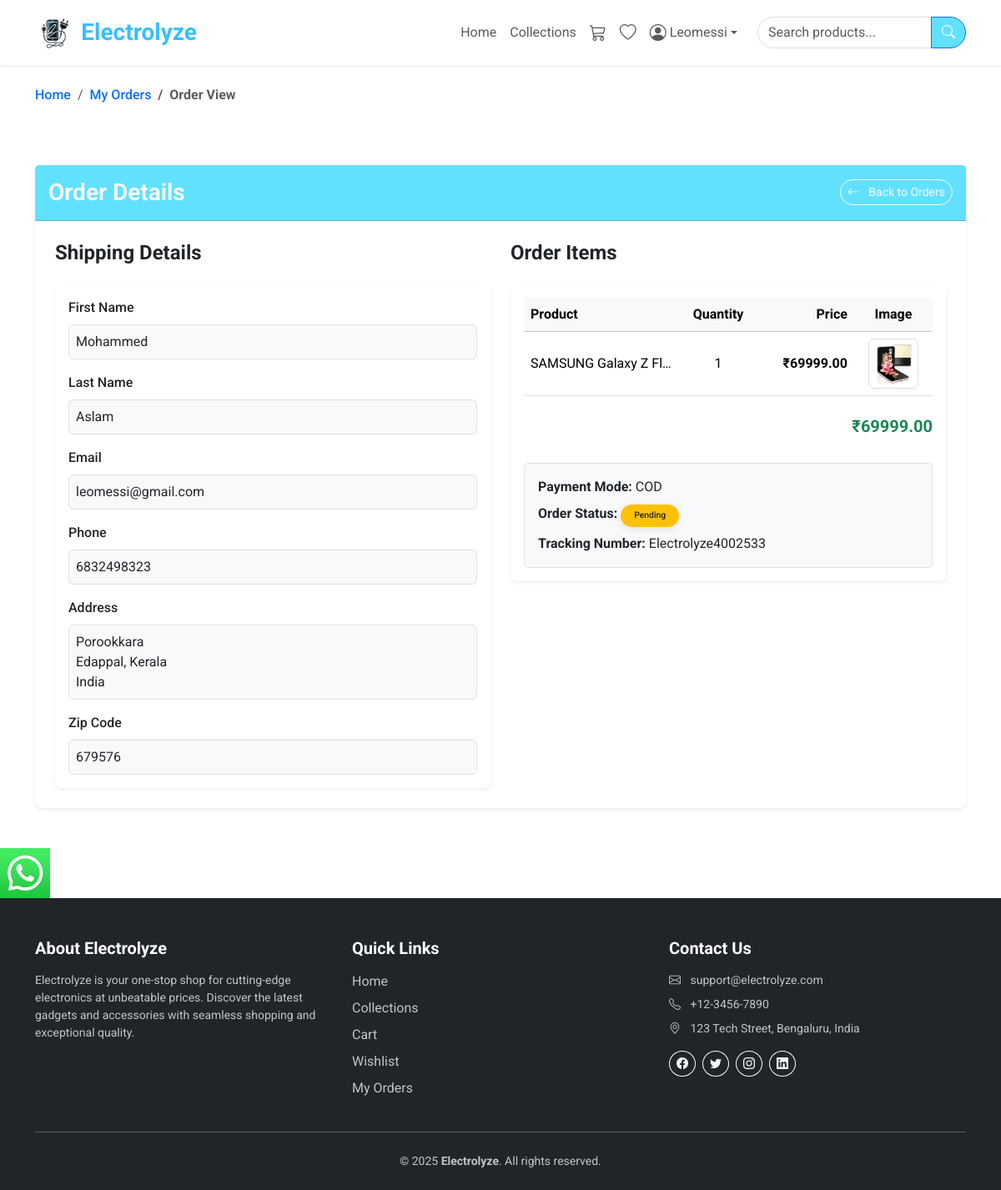
The app's page /store/view-order/Electrolyze4002533/ (signed in) with its own data.
### store/models.py (models this page shows, shortened)
class Order(models.Model):
    user = models.ForeignKey(User, on_delete=models.CASCADE)
    fname = models.CharField(max_length=100)
    lname = models.CharField(max_length=100)
    email = models.CharField(max_length=150)
    phone = models.CharField(max_length=100)
    address = models.TextField()
    city = models.CharField(max_length=100)
    state = models.CharField(max_length=100)
    country = models.CharField(max_length=100)
    pincode = models.CharField(max_length=50)
    total_price = models.FloatField()
    payment_mode = models.CharField(max_length=150)
    payment_id = models.CharField(max_length=100, null=True, blank=True)
    status = models.CharField(max_length=150, choices=ORDER_STATUS_CHOICES, default='Pending')
    message = models.TextField(blank=True, default='')
    tracking_no = models.CharField(max_length=100, null=True)
    created_at = models.DateTimeField(auto_now_add=True)
    updated_at = models.DateTimeField(auto_now=True)

class Orderitem(models.Model):
    order = models.ForeignKey(Order, on_delete=models.CASCADE)
    product = models.ForeignKey(Product, on_delete=models.CASCADE)
    price = models.DecimalField(max_digits=10, decimal_places=2)
    quantity = models.IntegerField()

class Product(models.Model):
    category = models.ForeignKey(Category, on_delete=models.CASCADE)
    slug = models.SlugField()
    name = models.CharField(max_length=100)
    image = models.ImageField(upload_to=get_file_path)
    small_description = models.TextField(max_length=150)
    quantity = models.IntegerField()
    description = models.TextField(max_length=500)
    original_price = models.FloatField()
    selling_price = models.FloatField()
    status = models.BooleanField(default=False, help_text='0=Visible, 1=Hidden')
    trending = models.BooleanField(default=False, help_text='0=Not Trending, 1=Trending')
    tag = models.CharField(max_length=150)
    meta_title = models.CharField(max_length=100)
    meta_keyword = models.CharField(max_length=100)
    meta_description = models.TextField(max_length=500)
    created_at = models.DateTimeField(auto_now_add=True)

### store/controller/order.py (the view)
# urls.py: path('view-order/<str:t_no>/', order.view_order, name='orderview'),
@login_required(login_url='store:loginpage')
def view_order(request, t_no):
    order = get_object_or_404(Order, tracking_no=t_no, user=request.user)
    order_items = Orderitem.objects.filter(order=order)
    return render(request, "store/orderitem.html", {'order': order, 'orderitem': order_items})

### templates/store/orderitem.html
{% extends 'store/layouts/main.html' %}
{% block content %}
<section class="py-4">
  <div class="container">
    <nav aria-label="breadcrumb">
      <ol class="breadcrumb mb-0">
        <li class="breadcrumb-item">
          <a href="{% url 'store:home' %}" class="text-decoration-none text-primary fw-medium">Home</a>
        </li>
        <li class="breadcrumb-item">
          <a href="{% url 'store:order' %}" class="text-decoration-none text-primary fw-medium">My Orders</a>
        </li>
        <li class="breadcrumb-item active fw-bold" aria-current="page">Order View</li>
      </ol>
    </nav>
  </div>
</section>
<section class="py-5">
  <div class="container">
    <div class="card border-0 shadow-sm rounded-3">
      <div class="card-header customclr text-white p-3 d-flex justify-content-between align-items-center">
        <h3 class="mb-0 fw-semibold">Order Details</h3>
        <a href="{% url 'store:order' %}" class="btn btn-outline-light btn-sm rounded-pill">
          <i class="bi bi-arrow-left me-2"></i> Back to Orders
        </a>
      </div>
      <div class="card-body p-4">
        <div class="row g-4">
          <div class="col-lg-6">
            <h4 class="mb-4 fw-bold">Shipping Details</h4>
            <div class="card border-0 shadow-sm rounded-3">
              <div class="card-body">
                <div class="mb-3">
                  <label class="form-label fw-medium">First Name</label>
                  <div class="border rounded p-2 bg-light">{{ order.fname }}</div>
                </div>
                <div class="mb-3">
                  <label class="form-label fw-medium">Last Name</label>
                  <div class="border rounded p-2 bg-light">{{ order.lname }}</div>
                </div>
                <div class="mb-3">
                  <label class="form-label fw-medium">Email</label>
                  <div class="border rounded p-2 bg-light">{{ order.email }}</div>
                </div>
                <div class="mb-3">
                  <label class="form-label fw-medium">Phone</label>
                  <div class="border rounded p-2 bg-light">{{ order.phone }}</div>
                </div>
                <div class="mb-3">
                  <label class="form-label fw-medium">Address</label>
                  <div class="border rounded p-2 bg-light">
                    {{ order.address }}<br>
                    {{ order.city }}, {{ order.state }}<br>
                    {{ order.country }}
                  </div>
                </div>
                <div class="mb-0">
                  <label class="form-label fw-medium">Zip Code</label>
                  <div class="border rounded p-2 bg-light">{{ order.pincode }}</div>
                </div>
              </div>
            </div>
          </div>
          <div class="col-lg-6">
            <h4 class="mb-4 fw-bold">Order Items</h4>
            <div class="card border-0 shadow-sm rounded-3">
              <div class="card-body">
                <div class="table-responsive">
                  <table class="table align-middle mb-4">
                    <thead class="table-light">
                      <tr>
                        <th scope="col">Product</th>
                        <th scope="col" class="text-center">Quantity</th>
                        <th scope="col" class="text-end">Price</th>
                        <th scope="col" class="text-center">Image</th>
                      </tr>
                    </thead>
                    <tbody>
                      {% for item in orderitem %}
                        <tr>
                          <td class="text-truncate" style="max-width: 150px;">{{ item.product.name }}</td>
                          <td class="text-center">{{ item.quantity }}</td>
                          <td class="text-end fw-bold">₹{{ item.price|floatformat:2 }}</td>
                          <td class="text-center">
                            <img src="{{ item.product.image.url }}"
                                 alt="{{ item.product.name }}"
                                 class="img-thumbnail rounded"
                                 style="max-width: 60px; height: 60px; object-fit: cover;">
                          </td>
                        </tr>
                      {% endfor %}
                    </tbody>
                  </table>
                </div>
                <div class="d-flex justify-content-between align-items-center mb-4">
                  <h5 class="fw-bold">Grand Total:</h5>
                  <h5 class="fw-bold text-success">₹{{ order.total_price|floatformat:2 }}</h5>
                </div>
                <div class="border rounded p-3 bg-light">
                  <p class="mb-2"><strong>Payment Mode:</strong> {{ order.payment_mode }}</p>
                  <p class="mb-2"><strong>Order Status:</strong>
                    {% if order.status == 'Pending' %}
                      <span class="badge bg-warning text-dark rounded-pill px-3 py-2 fw-medium">{{ order.status }}</span>
                    {% elif order.status == 'Completed' %}
                      <span class="badge bg-success rounded-pill px-3 py-2 fw-medium">{{ order.status }}</span>
                    {% elif order.status == 'Cancelled' %}
                      <span class="badge bg-danger rounded-pill px-3 py-2 fw-medium">{{ order.status }}</span>
                    {% else %}
                      <span class="badge bg-secondary rounded-pill px-3 py-2 fw-medium">{{ order.status }}</span>
                    {% endif %}
                  </p>
                  <p class="mb-0"><strong>Tracking Number:</strong> {{ order.tracking_no }}</p>
                </div>
              </div>
            </div>
          </div>
        </div>
      </div>
    </div>
  </div>
</section>
{% endblock %}

### templates/store/inc/navbar.html (shortened to what this page needs)
{% load static %}
<nav class="navbar navbar-expand-lg navbar-light bg-white shadow-sm py-3">
  <div class="container">
    <a class=" d-flex align-items-center" href="{% url 'store:home' %}">
      <img src="{% static 'images/elogo.png' %}" alt="Electrolyze Logo" style="height: 45px;" class="me-2">
      <span class="fs-3 fw-bold customclr1">Electrolyze</span>
    </a>
    <div class="collapse navbar-collapse" id="navbarMain">
      <ul class="navbar-nav ms-auto mb-2 mb-lg-0 align-items-lg-center">
        <li class="nav-item">
          <a class="nav-link {% if request.resolver_match.url_name == 'home' %}active fw-bold text-primary{% endif %}"
             href="{% url 'store:home' %}">Home</a>
        </li>
        <li class="nav-item">
          <a class="nav-link {% if request.resolver_match.url_name == 'collections' %}active fw-bold text-primary{% endif %}"
             href="{% url 'store:collections' %}">Collections</a>
        </li>
        <li class="nav-item">
          <a class="nav-link position-relative" href="{% url 'store:cart' %}">
            <i class="bi bi-cart3 fs-5"></i>
          </a>
        </li>
        <li class="nav-item">
          <a class="nav-link" href="{% url 'store:wishlist' %}">
            <i class="bi bi-heart fs-5"></i>
          </a>
        </li>
        {% if request.user.is_authenticated %}
          <li class="nav-item dropdown">
            <a class="nav-link dropdown-toggle d-flex align-items-center" href="#"
               id="userDropdown" role="button" data-bs-toggle="dropdown" aria-expanded="false">
              <i class="bi bi-person-circle me-1 fs-5"></i>
              <span>{{ request.user }}</span>
            </a>
          </li>
        {% endif %}
      </ul>
      <form class="d-flex ms-lg-3 mt-3 mt-lg-0" method="GET" action="{% url 'store:search_result' %}" role="search">
        <div class="input-group">
          <input class="form-control search-input rounded-start-pill" id="search" type="search" name="search"
                 placeholder="Search products..." aria-label="Search">
          <button class="btn customclr btn-primary search-button rounded-end-pill" type="submit" id="search_submit">
            <i class="bi bi-search"></i>
          </button>
        </div>
      </form>
    </div>
  </div>
</nav>

### store/static/css/style.css (style rules this page uses)
.customclr { background-color: #62E1FF; }
.customclr1 { color: #3ABEFF; }
.card { transition: transform 0.3s ease-in-out, box-shadow 0.3s ease-in-out; }
.card img { transition: transform 0.3s ease, opacity 0.3s ease; }
.btn { transition: all 0.3s ease; }
.btn-outline-light { transition: all 0.3s ease; }
.navbar { transition: box-shadow 0.3s ease; }
.nav-link { transition: color 0.3s ease; }
.badge { font-size: 0.65rem; padding: 0.3em 0.5em; box-shadow: 0 2px 8px rgba(0,0,0,0.1); }
.input-group button { user-select: none; }
.border.bg-light { transition: background-color 0.3s ease; }
h5 { color: #ffffff; }

### templates/store/layouts/main.html (style rules this page uses)
a { text-decoration: none; }
* { font-family: 'Roboto', sans-serif; }

### records on screen
Order: fname "Mohammed", lname "Aslam", email "leomessi@gmail.com", phone "6832498323", address "Porookkara", city "Edappal", state "Kerala", country "India", pincode "679576", total_price "69999.00", payment_mode "COD", status "Pending", tracking_no "Electrolyze4002533"
Orderitem: product.name "SAMSUNG Galaxy Z Fl…", quantity "1", price "69999.00", product.image (picture)

### other values on screen
{{ request.user }} "Leomessi"
